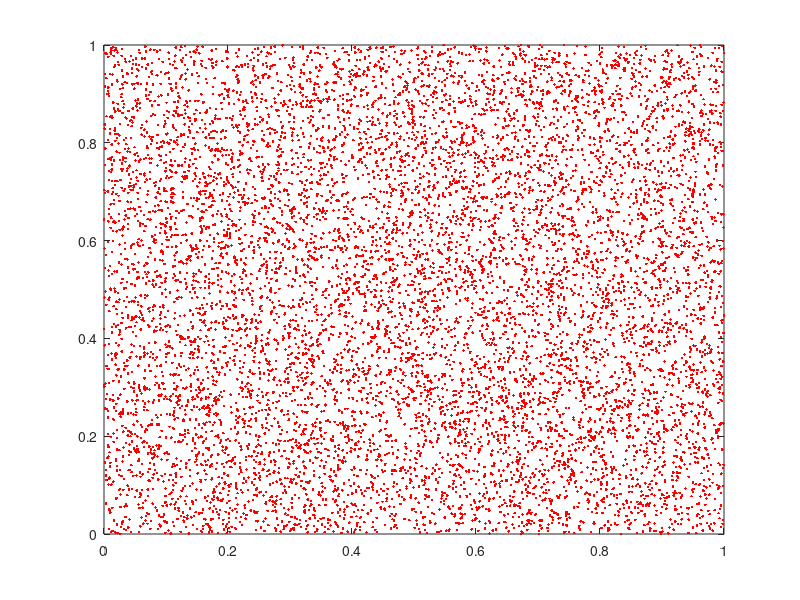

This chart was generated by the following MATLAB code:
% dir_input = '/Users/hkge1991/Documents/MATLAB/Research_6/5-fold_experiment/utility/keyPoints/';
% prst = imread([dir_input 'keyPoint.jpg']);
% imshow(prst);
% BW = edge(prst(:,:,1),'canny');
% imshow(BW);


% s = rand(10000,2).*.5;
% s = [s,bsxfun(@hypot,s(:,1),s(:,2))];
% in = s(s(:,3)<.5,1:2);
% out = s(s(:,3)>=.5,1:2);
% plot(in(:,1),in(:,2),'g.')
% hold
% plot(out(:,1),out(:,2),'r.')
% axis square


s= rand(10000, 1);
s2= rand(10000, 1);
plot(s(:), s2(:), 'r.');

 n1=3; n2=4; A=normrnd(0,0.02,n1,n2); mean(A(:)) 
 n1=300; n2=400; A=normrnd(0,0.02,n1,n2); mean(A(:)) 
 n1=3000; n2=40000; A=normrnd(0,0.02,n1,n2); mean(A(:))